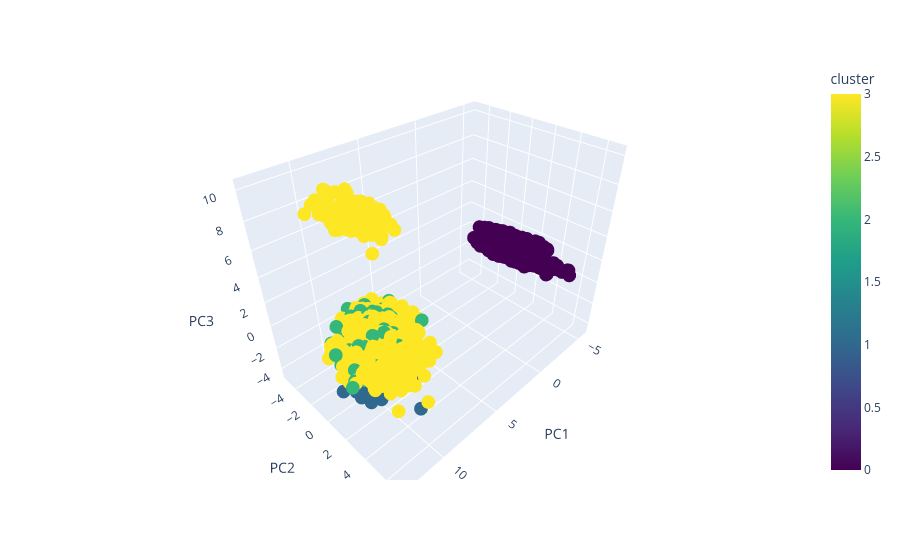

Notebook source saved alongside this figure:
### Code cell
import plotly.express as px
import pandas as pd

# Suponiendo que X_pca_3 es un numpy array con las 3 componentes
df_pca = pd.DataFrame({
    'PC1': X_pca_3[:, 0],
    'PC2': X_pca_3[:, 1],
    'PC3': X_pca_3[:, 2],
    'cluster': clusters
})

fig = px.scatter_3d(
    df_pca,
    x='PC1',
    y='PC2',
    z='PC3',
    color='cluster',
    color_continuous_scale='viridis',
    size_max=10,
)

fig.show()

### Figure 1 — Plotly figure (JSON) as saved in the notebook; plotly's stock layout.template omitted (floating-point values rounded to 4 significant figures; data arrays with more than 128 entries replaced by an {"elided": "..."} marker saying what was removed)
{"data": [{"hovertemplate": "PC1=%{x}<br>PC2=%{y}<br>PC3=%{z}<br>cluster=%{marker.color}<extra></extra>", "legendgroup": "", "marker": {"color": {"elided": "10000 int values"}, "coloraxis": "coloraxis", "symbol": "circle"}, "mode": "markers", "name": "", "scene": "scene", "showlegend": false, "type": "scatter3d", "x": {"elided": "10000 float values"}, "y": {"elided": "10000 float values"}, "z": {"elided": "10000 float values"}}], "layout": {"coloraxis": {"colorbar": {"title": {"text": "cluster"}}, "colorscale": [[0, "#440154"], [0.1111, "#482878"], [0.2222, "#3e4989"], [0.3333, "#31688e"], [0.4444, "#26828e"], [0.5556, "#1f9e89"], [0.6667, "#35b779"], [0.7778, "#6ece58"], [0.8889, "#b5de2b"], [1, "#fde725"]]}, "legend": {"tracegroupgap": 0}, "margin": {"t": 60}, "scene": {"domain": {"x": [0, 1], "y": [0, 1]}, "xaxis": {"title": {"text": "PC1"}}, "yaxis": {"title": {"text": "PC2"}}, "zaxis": {"title": {"text": "PC3"}}}}}
